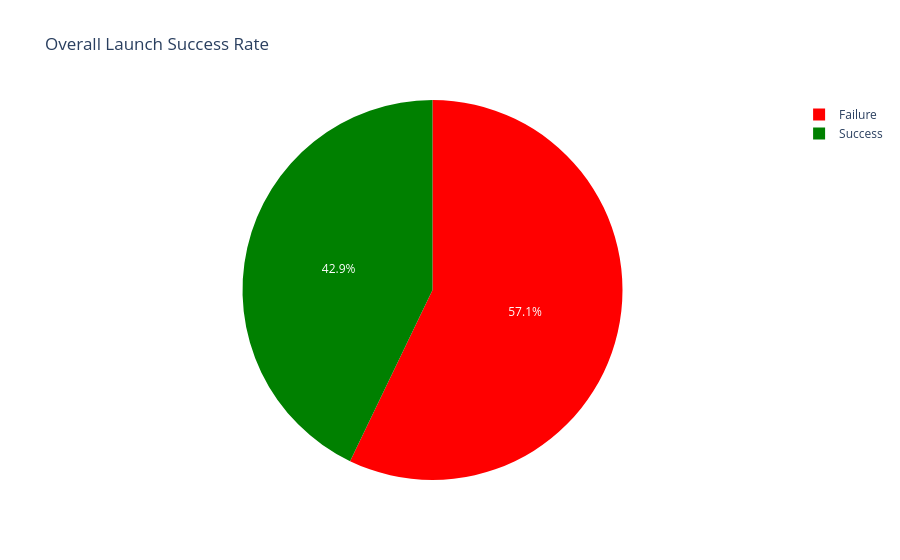

The notebook cell saved with this chart:
### Code cell
# Pie Chart showing overall Success and Failure Rates
fig2 = px.pie(spacex_df,
              names='outcome',
              title='Overall Launch Success Rate',
              color='outcome',
              color_discrete_map={
                  'Failure': 'red',
                  'Success': 'green'
              })

fig2.show()

### Figure 1 — Plotly figure (JSON) as saved in the notebook; plotly's stock layout.template omitted (floating-point values rounded to 4 significant figures)
{"data": [{"customdata": [["Failure"], ["Failure"], ["Failure"], ["Failure"], ["Failure"], ["Failure"], ["Failure"], ["Failure"], ["Failure"], ["Failure"], ["Failure"], ["Failure"], ["Failure"], ["Failure"], ["Failure"], ["Failure"], ["Failure"], ["Success"], ["Success"], ["Failure"], ["Success"], ["Success"], ["Success"], ["Failure"], ["Success"], ["Success"], ["Failure"], ["Failure"], ["Success"], ["Success"], ["Success"], ["Success"], ["Failure"], ["Failure"], ["Failure"], ["Failure"], ["Success"], ["Failure"], ["Success"], ["Success"], ["Failure"], ["Success"], ["Success"], ["Failure"], ["Success"], ["Success"], ["Success"], ["Success"], ["Success"], ["Success"], ["Success"], ["Failure"], ["Failure"], ["Failure"], ["Success"], ["Failure"]], "domain": {"x": [0, 1], "y": [0, 1]}, "hovertemplate": "outcome=%{customdata[0]}<extra></extra>", "labels": ["Failure", "Failure", "Failure", "Failure", "Failure", "Failure", "Failure", "Failure", "Failure", "Failure", "Failure", "Failure", "Failure", "Failure", "Failure", "Failure", "Failure", "Success", "Success", "Failure", "Success", "Success", "Success", "Failure", "Success", "Success", "Failure", "Failure", "Success", "Success", "Success", "Success", "Failure", "Failure", "Failure", "Failure", "Success", "Failure", "Success", "Success", "Failure", "Success", "Success", "Failure", "Success", "Success", "Success", "Success", "Success", "Success", "Success", "Failure", "Failure", "Failure", "Success", "Failure"], "legendgroup": "", "marker": {"colors": ["red", "red", "red", "red", "red", "red", "red", "red", "red", "red", "red", "red", "red", "red", "red", "red", "red", "green", "green", "red", "green", "green", "green", "red", "green", "green", "red", "red", "green", "green", "green", "green", "red", "red", "red", "red", "green", "red", "green", "green", "red", "green", "green", "red", "green", "green", "green", "green", "green", "green", "green", "red", "red", "red", "green", "red"]}, "name": "", "showlegend": true, "type": "pie"}], "layout": {"legend": {"tracegroupgap": 0}, "title": {"text": "Overall Launch Success Rate"}}}
